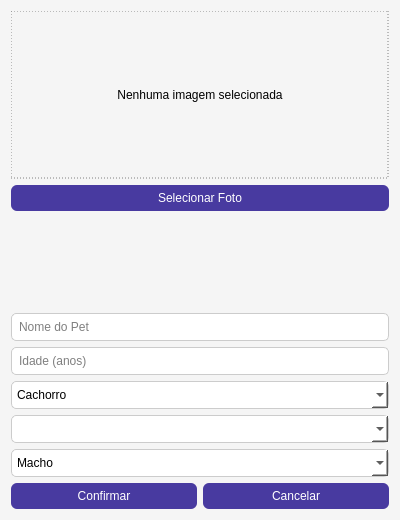
<?xml version="1.0" encoding="UTF-8"?>
<ui version="4.0">
 <class>DialogAddPet</class>
 <widget class="QDialog" name="DialogAddPet">
  <property name="geometry">
   <rect>
    <x>0</x>
    <y>0</y>
    <width>400</width>
    <height>520</height>
   </rect>
  </property>
  <property name="windowTitle">
   <string>Cadastro de Pet</string>
  </property>
  <layout class="QVBoxLayout" name="verticalLayout">

   <item>
    <widget class="QLabel" name="fotoPreview">
     <property name="text">
      <string>Nenhuma imagem selecionada</string>
     </property>
     <property name="alignment">
      <set>Qt::AlignCenter</set>
     </property>
     <property name="styleSheet">
      <string notr="true">border: 1px dashed gray; padding: 8px; min-height: 150px; max-height: 150px;</string>
     </property>
    </widget>
   </item>

   <item>
    <widget class="QPushButton" name="selecionarFotoButton">
     <property name="text">
      <string>Selecionar Foto</string>
     </property>
    </widget>
   </item>

   <item>
    <widget class="QLabel" name="tituloLabel">
     <property name="text">
      <string><b>Cadastro de Pet</b></string>
     </property>
     <property name="alignment">
      <set>Qt::AlignCenter</set>
     </property>
     <property name="styleSheet">
      <string notr="true">font-size: 18px; padding: 10px;</string>
     </property>
    </widget>
   </item>

   <item>
    <widget class="QLineEdit" name="nomePetInput">
     <property name="placeholderText">
      <string>Nome do Pet</string>
     </property>
    </widget>
   </item>

   <item>
    <widget class="QLineEdit" name="idadePetInput">
     <property name="placeholderText">
      <string>Idade (anos)</string>
     </property>
    </widget>
   </item>

   <item>
    <widget class="QComboBox" name="especiePetInput">
     <item>
      <property name="text"><string>Cachorro</string></property>
     </item>
     <item>
      <property name="text"><string>Gato</string></property>
     </item>
    </widget>
   </item>

   <item>
    <widget class="QComboBox" name="racaPetInput"/>
   </item>

   <item>
    <widget class="QComboBox" name="sexoPetInput">
     <item>
      <property name="text"><string>Macho</string></property>
     </item>
     <item>
      <property name="text"><string>Fêmea</string></property>
     </item>
    </widget>
   </item>

   <item>
    <layout class="QHBoxLayout" name="botoesLayout">
     <item>
      <widget class="QPushButton" name="confirmarButton">
       <property name="text">
        <string>Confirmar</string>
       </property>
      </widget>
     </item>
     <item>
      <widget class="QPushButton" name="cancelarButton">
       <property name="text">
        <string>Cancelar</string>
       </property>
      </widget>
     </item>
    </layout>
   </item>

  </layout>
  <property name="styleSheet">
   <string notr="true">
    QDialog {
        background-color: #f5f5f5;
        border-radius: 10px;
    }

    QLineEdit, QComboBox {
        background-color: white;
        color: black;
        padding: 5px;
        border-radius: 5px;
        border: 1px solid #ccc;
    }

    QComboBox QAbstractItemView {
        background-color: white;
        color: black;
        selection-background-color: #483AA0;
        selection-color: white;
        border: 1px solid #483AA0;
        outline: 0;
        padding: 5px;
    }

    QComboBox QAbstractItemView::item {
        padding: 5px 10px;
        min-height: 24px;
    }

    QComboBox QAbstractItemView::item:hover {
        background-color: #6C63FF;
        color: white;
    }

    QPushButton {
        padding: 6px;
        border-radius: 6px;
        background-color: #483AA0;
        color: white;
    }

    QPushButton:hover {
        background-color: #0E2148;
    }

   </string>
  </property>
 </widget>
 <resources/>
 <connections/>
</ui>
